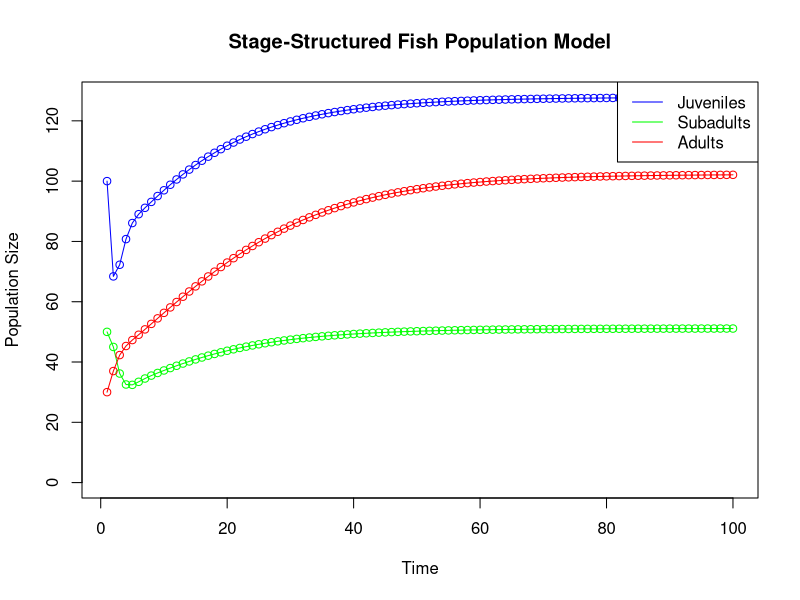

Generate this figure with R:
# Define parameters
juvenile_survival_rate <- 0.5   # Probability of a juvenile surviving to the next time step
subadult_survival_rate <- 0.7   # Probability of a subadult surviving to the next time step
adult_survival_rate <- 0.9      # Probability of an adult surviving to the next time step
juvenile_to_subadult_rate <- 0.2 # Probability of a juvenile transitioning to subadult
subadult_to_adult_rate <- 0.2   # Probability of a subadult transitioning to adult
reproduction_rate <- 2.0        # Number of juveniles produced by each adult
carrying_capacity <- 500

# Initial population sizes
juvenile_population <- 100
subadult_population <- 50
adult_population <- 30

# Number of time steps to simulate
time_steps <- 100

# Vectors to store population sizes over time
juvenile_population_over_time <- numeric(time_steps)
subadult_population_over_time <- numeric(time_steps)
adult_population_over_time <- numeric(time_steps)

# Initialize population sizes
juvenile_population_over_time[1] <- juvenile_population
subadult_population_over_time[1] <- subadult_population
adult_population_over_time[1] <- adult_population

# Simulation loop
for (t in 2:time_steps) {
  # Calculate the number of juveniles, subadults, and adults in the next time step
  total_population <- juvenile_population + subadult_population + adult_population
  new_juveniles <- adult_population * reproduction_rate * (1 - total_population / carrying_capacity)
  surviving_juveniles <- juvenile_population * juvenile_survival_rate 
  new_subadults <- juvenile_population * juvenile_to_subadult_rate
  surviving_subadults <- subadult_population * subadult_survival_rate
  new_adults <- subadult_population * subadult_to_adult_rate
  surviving_adults <- adult_population * adult_survival_rate
  
  # Update population sizes
  juvenile_population <- new_juveniles + surviving_juveniles - new_subadults
  subadult_population <- new_subadults + surviving_subadults - new_adults
  adult_population <- new_adults + surviving_adults
  
  # Store population sizes
  juvenile_population_over_time[t] <- juvenile_population
  subadult_population_over_time[t] <- subadult_population
  adult_population_over_time[t] <- adult_population
}

# Plot the results
plot(1:time_steps, juvenile_population_over_time, type = "o", col = "blue", ylim = c(0, max(juvenile_population_over_time, subadult_population_over_time, adult_population_over_time)), xlab = "Time", ylab = "Population Size", main = "Stage-Structured Fish Population Model")
lines(1:time_steps, subadult_population_over_time, type = "o", col = "green")
lines(1:time_steps, adult_population_over_time, type = "o", col = "red")
legend("topright", legend = c("Juveniles", "Subadults", "Adults"), col = c("blue", "green", "red"), lty = 1)
